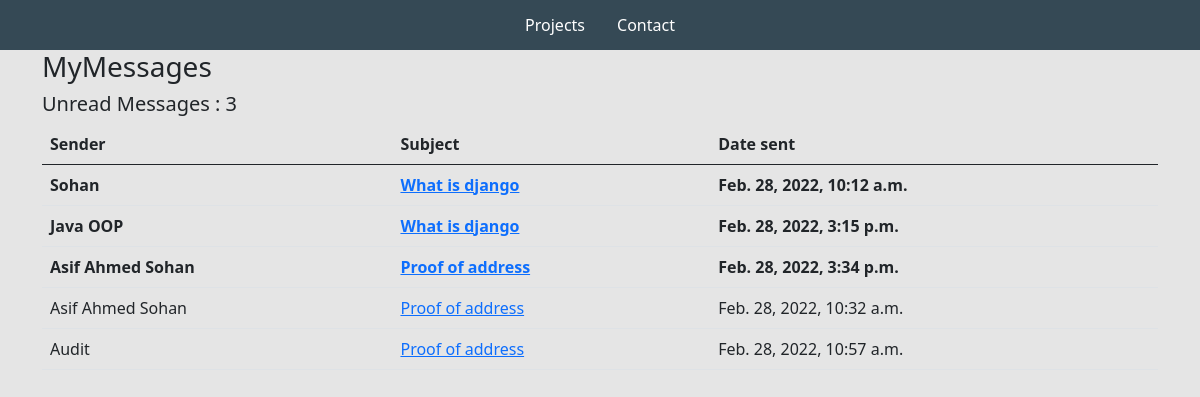
Screenshot of /inbox/ with the database file from the repository.
### base/models.py (models this page shows, shortened)
class Message(models.Model):
    name = models.CharField(max_length=200, null=True)
    email = models.CharField(max_length=200, null=True)
    subject = models.CharField(max_length=200, null=True)
    body = models.TextField()
    created = models.DateTimeField(auto_now_add=True)
    is_read = models.BooleanField(default=False)
    id = models.UUIDField(default=uuid.uuid4, unique=True, primary_key=True, editable=False)

### base/views.py (the view)
# urls.py: path('inbox/', views.inboxPage, name="inbox"),
def inboxPage(request):
    inbox = Message.objects.all().order_by('is_read')
    unreadCount = Message.objects.filter(is_read = False).count()
    context = {'inbox': inbox, 'unreadCount' : unreadCount}
    return render(request, 'base/inbox.html', context)

### base/templates/base/inbox.html (shortened to what this page needs)
{% extends 'base/main.html' %} {% load static %} {% block content %}
<div class="container">
  <h3>MyMessages</h3>
  <h5>Unread Messages : {{unreadCount}}</h5>
  <table class="table">
    <thead>
      <tr>
        <th>Sender</th>
        <th>Subject</th>
        <th>Date sent</th>
      </tr>
    </thead>
    <tbody>
      {% for message in inbox %} {% if message.is_read %}
      <tr>
        {% else %}
      <tr style="font-weight: 900">
        {% endif %}
        <td>{{message.name}}</td>
        <td>
          <a href="{% url 'message' message.id %}"> {{message.subject}}</a>
        </td>
        <td>{{message.created}}</td>
      </tr>
      {% endfor %}
    </tbody>
  </table>
</div>
{% endblock content %}

### static/styles/main.css (style rules this page uses)
body { background-color: #e5e5e5; }

### rows the page displays
Message: name "Sohan", subject "What is django", created "Feb. 28, 2022, 10:12 a.m."
Message: name "Java OOP", subject "What is django", created "Feb. 28, 2022, 3:15 p.m."
Message: name "Asif Ahmed Sohan", subject "Proof of address", created "Feb. 28, 2022, 3:34 p.m."
Message: name "Asif Ahmed Sohan", subject "Proof of address", created "Feb. 28, 2022, 10:32 a.m."
Message: name "Audit", subject "Proof of address", created "Feb. 28, 2022, 10:57 a.m."

### other values shown
{{ unreadCount }} "3"
